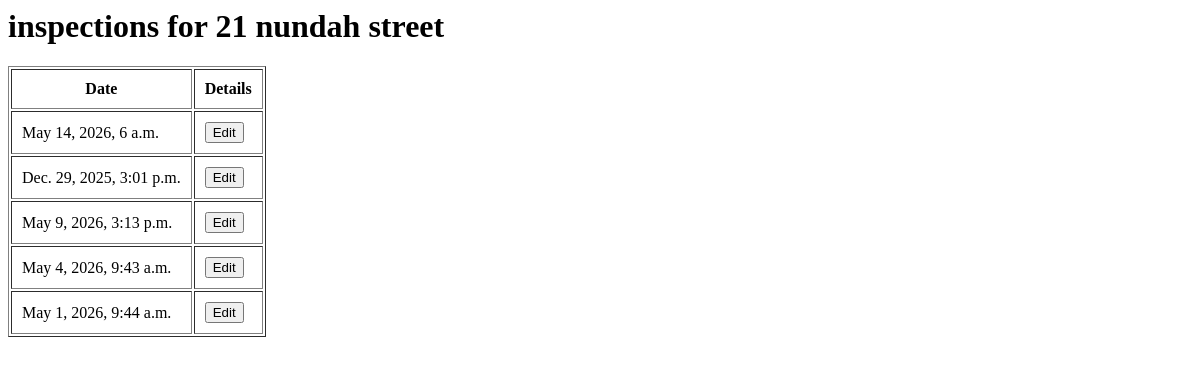
Page /propertytrack/rental/1/inspections/ on the earlier database version.
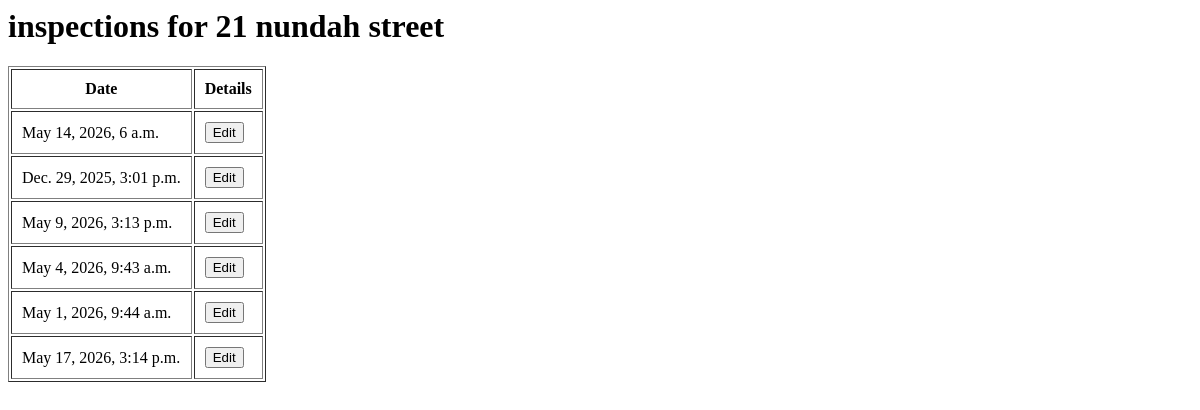
Same page on the later database version.
### propertytrack/models.py (models this page shows, shortened)
class Inspection(models.Model):
    STATUS_CHOICES = [
        ('scheduled', 'Scheduled'),
        ('in_progress', 'In Progress'),
        ('completed', 'Completed'),
    ]
    rental = models.ForeignKey(Rental, on_delete=models.CASCADE)
    inspection_date = models.DateTimeField()
    notes = models.TextField(blank=True, null=True)
    created_at = models.DateTimeField(auto_now_add=True)
    status = models.CharField(max_length=20, choices=STATUS_CHOICES, default='scheduled')

### propertytrack/views.py (the view)
def inspection_list(request, rental_id):
    rental = get_object_or_404(Rental, id=rental_id)
    inspections = Inspection.objects.filter(rental=rental_id)
    return render(request, 'propertytrack/inspection_list.html', {'inspections': inspections, 'rental': rental})

### propertytrack/templates/propertytrack/inspection_list.html
<h1>inspections for {{ rental.address }} </h1>
<table border="1" cellpadding="10">
    <tr>
        <th>Date</th>
        <th>Details</th>
    </tr>
    {% for inspection in inspections %}
    <tr>
        <td>{{ inspection.inspection_date }}</td>
        <td>
            <a href="{% url 'propertytrack:inspection_detail' inspection.id %}"><button>Edit</button></a>
        </td>
    </tr>
    {% endfor %}
</table>

Differences in the rows shown:
added Inspection: inspection_date "May 17, 2026, 3:14 p.m."
